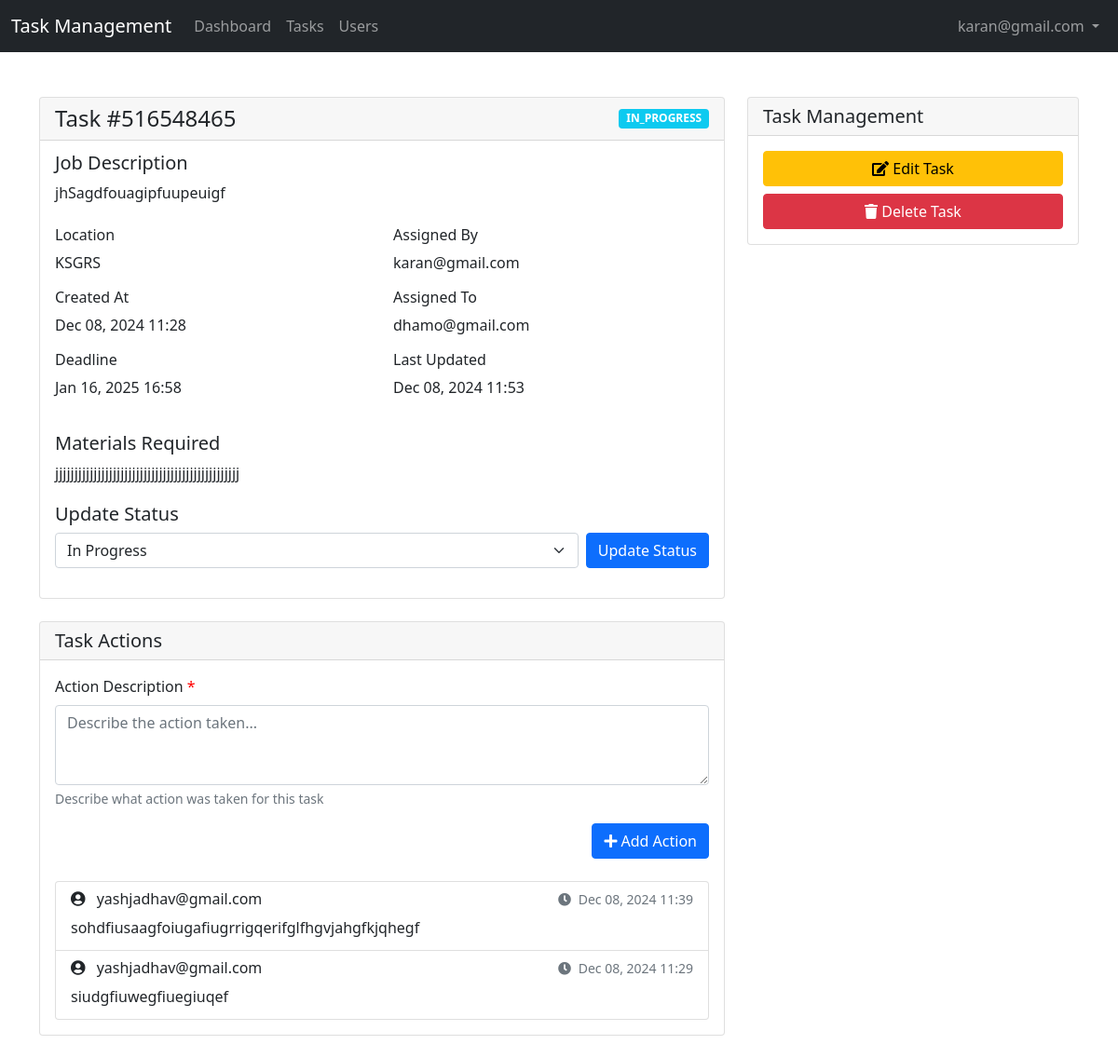
The page /tasks/8/ (signed in) on the database its author committed.
### account/models.py (models this page shows, shortened)
class CustomUser(AbstractBaseUser, PermissionsMixin):
    email = models.EmailField(unique=True)
    first_name = models.CharField(max_length=30, blank=True, null=True)
    last_name = models.CharField(max_length=30, blank=True, null=True)
    username = models.CharField(max_length=30, blank=True, null=True)
    password = models.CharField(max_length=128, blank=True, null=True)
    user_type = models.ForeignKey(
        UserType, on_delete=models.CASCADE, null=True,blank=True, related_name="custom_user_type"
    )
    is_active = models.BooleanField(default=True)
    is_staff = models.BooleanField(default=False)
    is_deleted = models.BooleanField(default=False)
    created_at = models.DateTimeField(auto_now_add=True)
    updated_at = models.DateTimeField(auto_now=True)
    is_password_created = models.BooleanField(default=False)
    forget_password_secret = models.CharField(max_length = 128 ,blank=True, null=True)
    forget_password_secret_expire_time = models.DateTimeField(null= True,blank=True)
    objects = CustomUserManager()
    REQUIRED_FIELDS = []
    USERNAME_FIELD = "email"

class Task(models.Model):
    STATUS_CHOICES = (
        ('PENDING', 'Pending'),
        ('IN_PROGRESS', 'In Progress'),
        ('COMPLETED', 'Completed'),
    )
    sr_no=models.CharField(max_length=30)
    job_description = models.TextField()
    status = models.CharField(max_length=20, choices=STATUS_CHOICES, default='PENDING')
    assigned_to = models.CharField(max_length=100,null=True,blank=True)
    assigned_by = models.CharField(max_length=100,null=True,blank=True)
    location = models.CharField(max_length=100,null=True,blank=True)
    materials_required = models.TextField(blank=True, null=True)
    deadline = models.DateTimeField()
    created_at = models.DateTimeField(auto_now_add=True)
    updated_at = models.DateTimeField(auto_now=True)
    class Meta:
        ordering = ['-created_at']

class TaskAction(models.Model):
    task = models.ForeignKey(Task, on_delete=models.CASCADE, related_name='actions')
    performed_by = models.ForeignKey('CustomUser', on_delete=models.CASCADE)
    action_description = models.TextField()
    timestamp = models.DateTimeField(auto_now_add=True)
    class Meta:
        ordering = ['-timestamp']

### account/views.py (the view, shortened to what this page needs)
# urls.py: path('tasks/<int:pk>/', views.task_detail, name='task_detail'),
@login_required
def task_detail(request, pk):
    task = get_object_or_404(Task, pk=pk)
    return render(request, 'account/task_detail.html', {'task': task})

### account/templatetags/custom_filters.py (called while the page is built)
@register.filter
def split(value, delimiter=','):
    if value:
        return [x.strip() for x in value.split(delimiter)]
    return []

### account/templates/account/task_detail.html (shortened to what this page needs)
            {% extends 'base.html' %}
            {% load custom_filters %}
            {% block content %}
            <div class="container mt-4">
                <div class="row">
                    <div class="col-md-8">
                        <div class="card mb-4">
                            <div class="card-header d-flex justify-content-between align-items-center">
                                <h4 class="mb-0">Task #{{ task.sr_no }}</h4>
                                <span class="badge {% if task.status == 'PENDING' %}bg-warning
                                            {% elif task.status == 'IN_PROGRESS' %}bg-info
                                            {% else %}bg-success{% endif %}">
                                    {{ task.status }}
                                </span>
                            </div>
                            <div class="card-body">
                                <div class="mb-4">
                                    <h5 class="card-subtitle mb-2">Job Description</h5>
                                    <p class="card-text">{{ task.job_description }}</p>
                                </div>
                                <div class="row mb-4">
                                    <div class="col-md-6">
                                        <h6>Location</h6>
                                        <p>{{ task.location|default:"Not specified" }}</p>
                                        <h6>Created At</h6>
                                        <p>{{ task.created_at|date:"M d, Y H:i" }}</p>
                                        <h6>Deadline</h6>
                                        <p>{{ task.deadline|date:"M d, Y H:i" }}</p>
                                    </div>
                                    <div class="col-md-6">
                                        <h6>Assigned By</h6>
                                        <p>{{ task.assigned_by|default:"Not assigned" }}</p>
                                        <h6>Assigned To</h6>
                                        <p>{{ task.assigned_to|default:"Not assigned" }}</p>
                                        <h6>Last Updated</h6>
                                        <p>{{ task.updated_at|date:"M d, Y H:i" }}</p>
                                    </div>
                                </div>
                                <div class="mb-4">
                                    <h5 class="card-subtitle mb-2">Materials Required</h5>
                                    <p class="card-text">{{ task.materials_required|default:"No materials specified" }}</p>
                                </div>
                                {% if user.is_authenticated and user.user_type.name|lower in 'admin,electrician'|split:',' %}
                                <div class="mb-3">
                                    <h5 class="card-subtitle mb-2">Update Status</h5>
                                    <form method="post" action="{% url 'task_status_update' task.id %}" class="row g-2">
                                        <div class="col-auto flex-grow-1">
                                            <select name="status" class="form-select">
                                                <option value="IN_PROGRESS" {% if task.status == 'IN_PROGRESS' %}selected{% endif %}>In Progress</option>
                                            </select>
                                        </div>
                                        <div class="col-auto">
                                            <button type="submit" class="btn btn-primary">Update Status</button>
                                        </div>
                                    </form>
                                </div>
                                {% endif %}
                            </div>
                        </div>
                        <div class="card">
                            <div class="card-header">
                                <h5 class="mb-0">Task Actions</h5>
                            </div>
                            <div class="card-body">
                                {% if user.is_authenticated %}
                                <form method="post" class="mb-4">
                                    <div class="mb-3">
                                        <label for="action_description" class="form-label required">Action Description</label>
                                        <textarea class="form-control" id="action_description" name="action_description"
                                                rows="3" required placeholder="Describe the action taken..."></textarea>
                                        <div class="form-text">Describe what action was taken for this task</div>
                                    </div>
                                    <div class="d-flex justify-content-end">
                                        <button type="submit" class="btn btn-primary">
                                            <i class="fas fa-plus"></i> Add Action
                                        </button>
                                    </div>
                                </form>
                                {% endif %}
                                <div class="list-group mt-4">
                                    {% for action in task.actions.all %}
                                    <div class="list-group-item">
                                        <div class="d-flex w-100 justify-content-between align-items-center mb-2">
                                            <h6 class="mb-0">
                                                <i class="fas fa-user-circle me-2"></i>
                                                {{ action.performed_by.email }}
                                            </h6>
                                            <small class="text-muted">
                                                <i class="fas fa-clock me-1"></i>
                                                {{ action.timestamp|date:"M d, Y H:i" }}
                                            </small>
                                        </div>
                                        <p class="mb-1">{{ action.action_description }}</p>
                                    </div>
                                    {% empty %}
                                    <div class="text-center text-muted py-3">
                                        <i class="fas fa-clipboard fa-2x mb-2"></i>
                                        <p class="mb-0">No actions recorded yet.</p>
                                    </div>
                                    {% endfor %}
                                </div>
                            </div>
                        </div>
                    </div>
                    <div class="col-md-4">
                        {% if user.is_authenticated and user.user_type.can_assign_task %}
                        <div class="card">
                            <div class="card-header">
                                <h5 class="mb-0">Task Management</h5>
                            </div>
                            <div class="card-body">
                                <div class="d-grid gap-2">
                                    <a href="{% url 'task_edit' task.id %}" class="btn btn-warning">
                                        <i class="fas fa-edit"></i> Edit Task
                                    </a>
                                    <button type="button" class="btn btn-danger" data-bs-toggle="modal"
                                            data-bs-target="#deleteTaskModal">
                                        <i class="fas fa-trash"></i> Delete Task
                                    </button>
                                </div>
                            </div>
                        </div>
                        {% endif %}
                    </div>
                </div>
            </div>
            {% endblock %}

### account/templates/base.html (shortened to what this page needs)
{% load static %}
<!DOCTYPE html>
<html lang="en">
<head>
    <link href="https://cdn.jsdelivr.net/npm/bootstrap@5.1.3/dist/css/bootstrap.min.css" rel="stylesheet">
    <link href="https://cdnjs.cloudflare.com/ajax/libs/font-awesome/5.15.4/css/all.min.css" rel="stylesheet">
</head>
<body>
    <nav class="navbar navbar-expand-lg navbar-dark bg-dark">
        <div class="container-fluid">
            <a class="navbar-brand" href="{% url 'index' %}">Task Management</a>
            <div class="collapse navbar-collapse" id="navbarNav">
                <ul class="navbar-nav me-auto">
                    {% if request.user.is_authenticated %}
                        <li class="nav-item">
                            <a class="nav-link" href="{% url 'dashboard' %}">Dashboard</a>
                        </li>
                        <li class="nav-item">
                            <a class="nav-link" href="{% url 'task_list' %}">Tasks</a>
                        </li>
                        {% if user.user_type.can_create_user %}
                        <li class="nav-item">
                            <a class="nav-link" href="{% url 'user_management' %}">Users</a>
                        </li>
                        {% endif %}
                    {% endif %}
                </ul>
                <ul class="navbar-nav">
                    {% if user.is_authenticated %}
                        <li class="nav-item dropdown">
                            <a class="nav-link dropdown-toggle" href="#" id="navbarDropdown" role="button"
                               data-bs-toggle="dropdown">
                                {{ user.email }}
                            </a>
                        </li>
                    {% else %}
                        <li class="nav-item">
                            <a class="nav-link" href="{% url 'login' %}">Login</a>
                        </li>
                    {% endif %}
                </ul>
            </div>
        </div>
    </nav>
    <main class="py-4">
        {% block content %}{% endblock %}
    </main>
</body>
</html>

### account/templates/account/task_detail.html (style rules this page uses)
.required::after { content: " *"; color: red; }
.form-text { font-size: 0.875em; color: #6c757d; }
.list-group-item { transition: background-color 0.2s; }

### rows shown on the page
CustomUser: email "karan@gmail.com"
Task: sr_no "516548465", status "IN_PROGRESS", job_description "jhSagdfouagipfuupeuigf", location "KSGRS", created_at "Dec 08, 2024 11:28", deadline "Jan 16, 2025 16:58", assigned_by "karan@gmail.com", assigned_to "dhamo@gmail.com", updated_at "Dec 08, 2024 11:53", materials_required "jjjjjjjjjjjjjjjjjjjjjjjjjjjjjjjjjjjjjjjjjjjjjjjj", status "In Progress"
TaskAction: performed_by.email "yashjadhav@gmail.com", timestamp "Dec 08, 2024 11:39", action_description "sohdfiusaagfoiugafiugrrigqerifglfhgvjahgfkjqhegf"
TaskAction: performed_by.email "yashjadhav@gmail.com", timestamp "Dec 08, 2024 11:29", action_description "siudgfiuwegfiuegiuqef"
